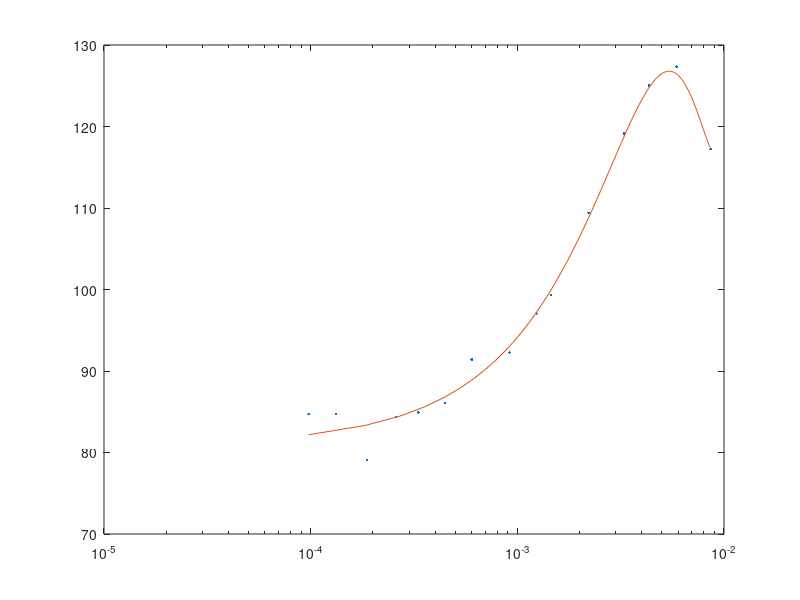
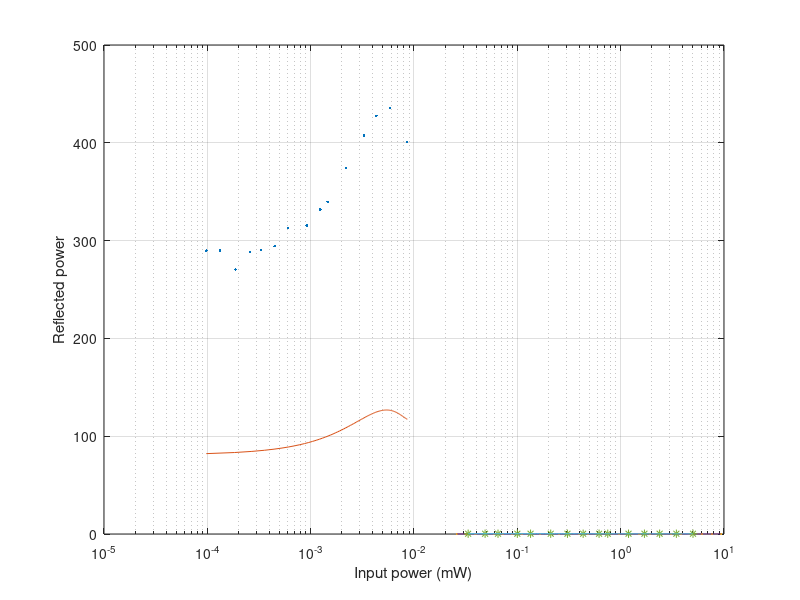

The MATLAB source for these figures, in order:
clear

load SAM_measured0.txt  %1st measurement
a1 = 10.^(SAM_measured0(1:15,:)/10);
a1(:,1)=a1(:,1)/1e3;
R1 = a1(:,2)./a1(:,1);
x1 = linspace(a1(1,1),a1(end,1),100);
Y1 = interp1(a1(:,1),R1,x1);
YY1 = polyfit(x1,Y1,5);
y1 = polyval(YY1,x1);
semilogx(a1(:,1),a1(:,2)./a1(:,1),'.',x1,y1)


load SAM_measured1.txt  %2nd measurement 
a2 = 10.^(SAM_measured1(1:end-1,:)/10);
R2 = a2(:,2)./a2(:,1);
x2 = a2(1,1):0.01:a2(end,1);
Y2 = interp1(a2(:,1),R2,x2);
YY2 = polyfit(x2,Y2,5);
y2 = polyval(YY2,x2);
% plot(a2(:,1),a2(:,2)./a2(:,1),'.',x2,y2)

load Linear_mirror.txt %replace SAM with a regular mirror
a0 = 10.^(Linear_mirror/10);
R0 = a0(:,2)./a0(:,1);
x0 = a0(1,1):0.01:a0(end,1);
Y0 = interp1(a0(:,1),R0,x0);
YY0 = polyfit(x0,Y0,1);
y0 = polyval(YY0,x0);
% plot(a1(:,1),a1(:,2),'.',x1,y1,a0(:,1),a0(:,2)/2,'.',x0,y0/2)
% plot(a2(:,1),a2(:,2),'.',x2,y2,a0(:,1),a0(:,2)/2.2,'.',x0,y0/2.2)
scal = mean(y0);

figure;
semilogx(a1(:,1),a1(:,2)./a1(:,1)/scal,'.',x1,y1,a2(:,1),a2(:,2)./a2(:,1),'.',x2,y2,a0(:,1),a0(:,2)./a0(:,1),'*',x0,y0)
% axis([0 10 0.07 0.13])
grid
xlabel('Input power (mW)')
ylabel('Reflected power')
